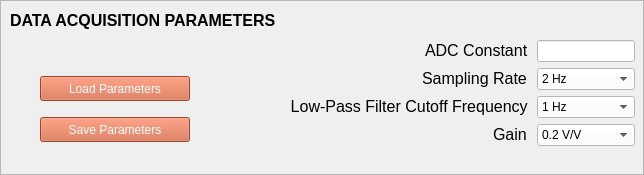
									<widget class="QFrame" name="main_tab_DAQParams_Frame">
										<property name="minimumSize">
											<size>
												<width>0</width>
												<height>175</height>
											</size>
										</property>
										<property name="maximumSize">
											<size>
												<width>16777215</width>
												<height>175</height>
											</size>
										</property>
										<property name="styleSheet">
											<string notr="true"/>
										</property>
										<property name="frameShape">
											<enum>QFrame::StyledPanel</enum>
										</property>
										<property name="frameShadow">
											<enum>QFrame::Raised</enum>
										</property>
										<widget class="QWidget" name="formLayoutWidget">
											<property name="geometry">
												<rect>
													<x>290</x>
													<y>40</y>
													<width>345</width>
													<height>114</height>
												</rect>
											</property>
											<layout class="QFormLayout" name="main_tab_DAQParams_Form">
												<property name="labelAlignment">
													<set>Qt::AlignRight|Qt::AlignTrailing|Qt::AlignVCenter</set>
												</property>
												<property name="formAlignment">
													<set>Qt::AlignHCenter|Qt::AlignTop</set>
												</property>
												<item row="1" column="0">
													<widget class="QLabel" name="main_tab_samplingRateLabel">
														<property name="text">
															<string>&lt;html&gt;&lt;head/&gt;&lt;body&gt;&lt;p&gt;&lt;span
																style=&quot; font-size:12pt;&quot;&gt;Sampling Rate&lt;/span&gt;&lt;/p&gt;&lt;/body&gt;&lt;/html&gt;
															</string>
														</property>
														<property name="buddy">
															<cstring>main_tab_DAQParams_samplingRate_DropDown</cstring>
														</property>
													</widget>
												</item>
												<item row="1" column="1">
													<widget class="QComboBox"
													        name="main_tab_DAQParams_samplingRate_DropDown">
														<property name="maximumSize">
															<size>
																<width>16777215</width>
																<height>16777215</height>
															</size>
														</property>
														<property name="styleSheet">
															<string notr="true">background-color: rgb(255, 255, 255);
																font: 12pt &quot;MS Shell Dlg 2&quot;;
																color: rgb(0, 0, 0);
															</string>
														</property>
														<item>
															<property name="text">
																<string>2 Hz</string>
															</property>
														</item>
														<item>
															<property name="text">
																<string>4 Hz</string>
															</property>
														</item>
														<item>
															<property name="text">
																<string>8 Hz</string>
															</property>
														</item>
														<item>
															<property name="text">
																<string>16 Hz</string>
															</property>
														</item>
														<item>
															<property name="text">
																<string>32 Hz</string>
															</property>
														</item>
														<item>
															<property name="text">
																<string>64 Hz</string>
															</property>
														</item>
														<item>
															<property name="text">
																<string>128 Hz</string>
															</property>
														</item>
														<item>
															<property name="text">
																<string>256 Hz</string>
															</property>
														</item>
														<item>
															<property name="text">
																<string>512 Hz</string>
															</property>
														</item>
														<item>
															<property name="text">
																<string>1,024 Hz</string>
															</property>
														</item>
														<item>
															<property name="text">
																<string>2,048 Hz</string>
															</property>
														</item>
														<item>
															<property name="text">
																<string>4,096 Hz</string>
															</property>
														</item>
														<item>
															<property name="text">
																<string>8,192 Hz</string>
															</property>
														</item>
														<item>
															<property name="text">
																<string>16,384 Hz</string>
															</property>
														</item>
														<item>
															<property name="text">
																<string>20,000 Hz</string>
															</property>
														</item>
													</widget>
												</item>
												<item row="2" column="0">
													<widget class="QLabel" name="main_tab_Cutoff_FrequencyLabel">
														<property name="text">
															<string>&lt;html&gt;&lt;head/&gt;&lt;body&gt;&lt;p align=&quot;right&quot;&gt;&lt;span
																style=&quot; font-size:12pt;&quot;&gt;Low-Pass Filter
																Cutoff Frequency&lt;/span&gt;&lt;/p&gt;&lt;/body&gt;&lt;/html&gt;
															</string>
														</property>
														<property name="buddy">
															<cstring>main_tab_DAQParams_Cutoff_Frequency_LineEdit
															</cstring>
														</property>
													</widget>
												</item>
												<item row="3" column="0">
													<widget class="QLabel" name="main_tab_gainLabel">
														<property name="text">
															<string>&lt;html&gt;&lt;head/&gt;&lt;body&gt;&lt;p&gt;&lt;span
																style=&quot; font-size:12pt;&quot;&gt;Gain&lt;/span&gt;&lt;/p&gt;&lt;/body&gt;&lt;/html&gt;
															</string>
														</property>
														<property name="buddy">
															<cstring>main_tab_DAQParams_gain_DropDown</cstring>
														</property>
													</widget>
												</item>
												<item row="3" column="1">
													<widget class="QComboBox" name="main_tab_DAQParams_gain_DropDown">
														<property name="maximumSize">
															<size>
																<width>16777215</width>
																<height>16777215</height>
															</size>
														</property>
														<property name="styleSheet">
															<string notr="true">background-color: rgb(255, 255, 255);
																font: 12pt &quot;MS Shell Dlg 2&quot;;
																color: rgb(0, 0, 0)
															</string>
														</property>
														<item>
															<property name="text">
																<string>0.2 V/V</string>
															</property>
														</item>
														<item>
															<property name="text">
																<string>1 V/V</string>
															</property>
														</item>
														<item>
															<property name="text">
																<string>10 V/V</string>
															</property>
														</item>
														<item>
															<property name="text">
																<string>20 V/V</string>
															</property>
														</item>
														<item>
															<property name="text">
																<string>30 V/V</string>
															</property>
														</item>
														<item>
															<property name="text">
																<string>40 V/V</string>
															</property>
														</item>
														<item>
															<property name="text">
																<string>60 V/V</string>
															</property>
														</item>
														<item>
															<property name="text">
																<string>80 V/V</string>
															</property>
														</item>
														<item>
															<property name="text">
																<string>120 V/V</string>
															</property>
														</item>
														<item>
															<property name="text">
																<string>157 V/V</string>
															</property>
														</item>
													</widget>
												</item>
												<item row="0" column="0">
													<widget class="QLabel" name="main_tab_ADC_Constant_Label">
														<property name="text">
															<string>&lt;html&gt;&lt;head/&gt;&lt;body&gt;&lt;p&gt;&lt;span
																style=&quot; font-size:12pt;&quot;&gt;ADC Constant&lt;/span&gt;&lt;/p&gt;&lt;/body&gt;&lt;/html&gt;
															</string>
														</property>
														<property name="buddy">
															<cstring>main_tab_DAQParams_ADC_Constant_LineEdit</cstring>
														</property>
													</widget>
												</item>
												<item row="0" column="1">
													<widget class="QLineEdit"
													        name="main_tab_DAQParams_ADC_Constant_LineEdit">
														<property name="styleSheet">
															<string notr="true">background-color: rgb(255, 255, 255);
																font: 12pt &quot;MS Shell Dlg 2&quot;;
																color: rgb(0, 0, 0);
															</string>
														</property>
														<property name="maxLength">
															<number>4</number>
														</property>
													</widget>
												</item>
												<item row="2" column="1">
													<widget class="QComboBox"
													        name="main_tab_DAQParams_Cutoff_Frequency_LineEdit">
														<property name="styleSheet">
															<string notr="true">background-color: rgb(255, 255, 255);
																font: 12pt &quot;MS Shell Dlg 2&quot;;
																color: rgb(0, 0, 0);
															</string>
														</property>
														<item>
															<property name="text">
																<string>1 Hz</string>
															</property>
														</item>
														<item>
															<property name="text">
																<string>2 Hz</string>
															</property>
														</item>
														<item>
															<property name="text">
																<string>4 Hz</string>
															</property>
														</item>
														<item>
															<property name="text">
																<string>8 Hz</string>
															</property>
														</item>
														<item>
															<property name="text">
																<string>16 Hz</string>
															</property>
														</item>
														<item>
															<property name="text">
																<string>32 Hz</string>
															</property>
														</item>
														<item>
															<property name="text">
																<string>64 Hz</string>
															</property>
														</item>
														<item>
															<property name="text">
																<string>128 Hz</string>
															</property>
														</item>
														<item>
															<property name="text">
																<string>256 Hz</string>
															</property>
														</item>
														<item>
															<property name="text">
																<string>512 Hz</string>
															</property>
														</item>
														<item>
															<property name="text">
																<string>1024 Hz</string>
															</property>
														</item>
														<item>
															<property name="text">
																<string>2048 Hz</string>
															</property>
														</item>
														<item>
															<property name="text">
																<string>4096 Hz</string>
															</property>
														</item>
														<item>
															<property name="text">
																<string>8192 Hz</string>
															</property>
														</item>
														<item>
															<property name="text">
																<string>10,000 Hz</string>
															</property>
														</item>
													</widget>
												</item>
											</layout>
										</widget>
										<widget class="QLabel" name="main_tab_DAQSettings_Label">
											<property name="geometry">
												<rect>
													<x>10</x>
													<y>10</y>
													<width>301</width>
													<height>21</height>
												</rect>
											</property>
											<property name="text">
												<string>&lt;html&gt;&lt;head/&gt;&lt;body&gt;&lt;p&gt;&lt;span style=&quot;
													font-size:12pt; font-weight:600;&quot;&gt;DATA ACQUISITION
													PARAMETERS&lt;/span&gt;&lt;/p&gt;&lt;/body&gt;&lt;/html&gt;
												</string>
											</property>
										</widget>
										<widget class="QWidget" name="verticalLayoutWidget_4">
											<property name="geometry">
												<rect>
													<x>40</x>
													<y>70</y>
													<width>152</width>
													<height>80</height>
												</rect>
											</property>
											<layout class="QVBoxLayout" name="verticalLayout_9">
												<property name="spacing">
													<number>10</number>
												</property>
												<item>
													<widget class="QPushButton"
													        name="main_tab_DAQParams_LOAD_PARAMS_button">
														<property name="minimumSize">
															<size>
																<width>150</width>
																<height>25</height>
															</size>
														</property>
														<property name="maximumSize">
															<size>
																<width>150</width>
																<height>25</height>
															</size>
														</property>
														<property name="styleSheet">
															<string notr="true">background-color: rgb(209, 99, 65);
																color: rgb(255, 255, 255);
																font: 12pt &quot;MS Shell Dlg 2&quot;;
															</string>
														</property>
														<property name="text">
															<string>Load Parameters</string>
														</property>
													</widget>
												</item>
												<item>
													<widget class="QPushButton"
													        name="main_tab_DAQParams_SAVE_PARAMS_button">
														<property name="minimumSize">
															<size>
																<width>150</width>
																<height>25</height>
															</size>
														</property>
														<property name="maximumSize">
															<size>
																<width>150</width>
																<height>25</height>
															</size>
														</property>
														<property name="styleSheet">
															<string notr="true">background-color: rgb(209, 99, 65);
																color: rgb(255, 255, 255);
																font: 12pt &quot;MS Shell Dlg 2&quot;;
															</string>
														</property>
														<property name="text">
															<string>Save Parameters</string>
														</property>
													</widget>
												</item>
											</layout>
										</widget>
									</widget>
